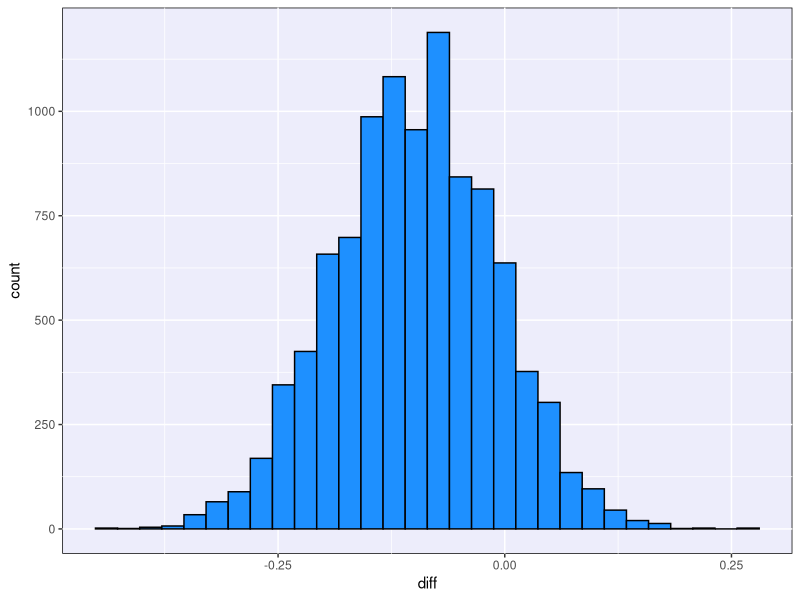
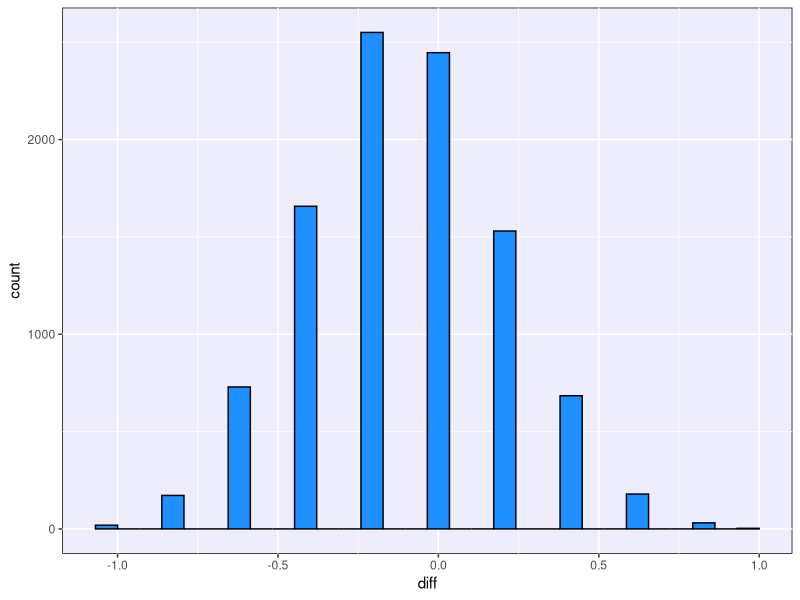
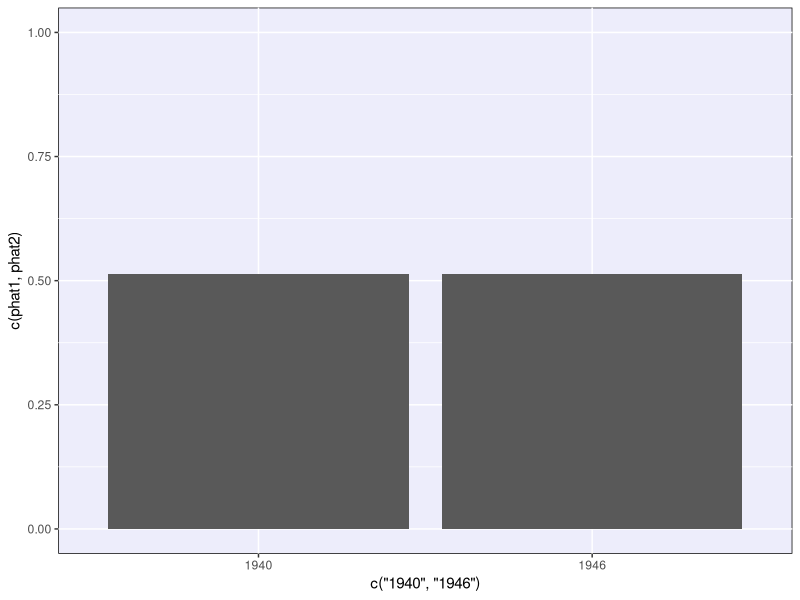
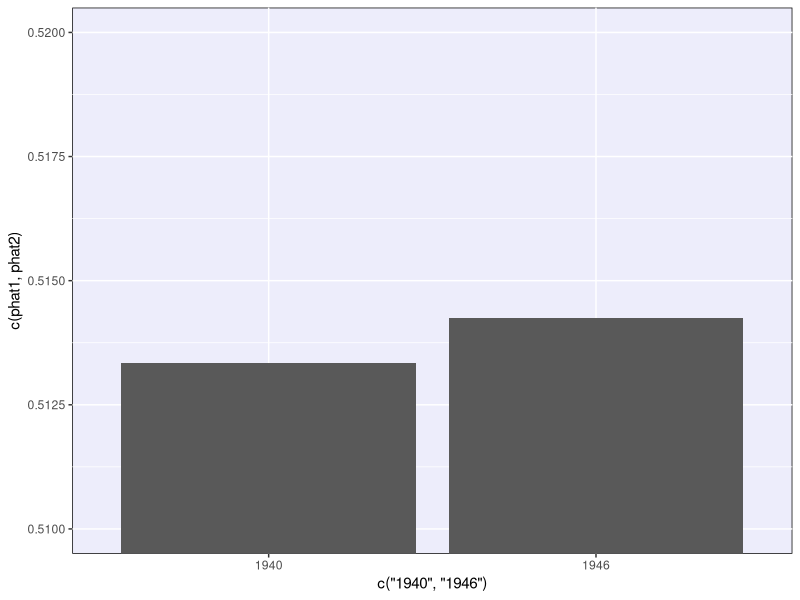
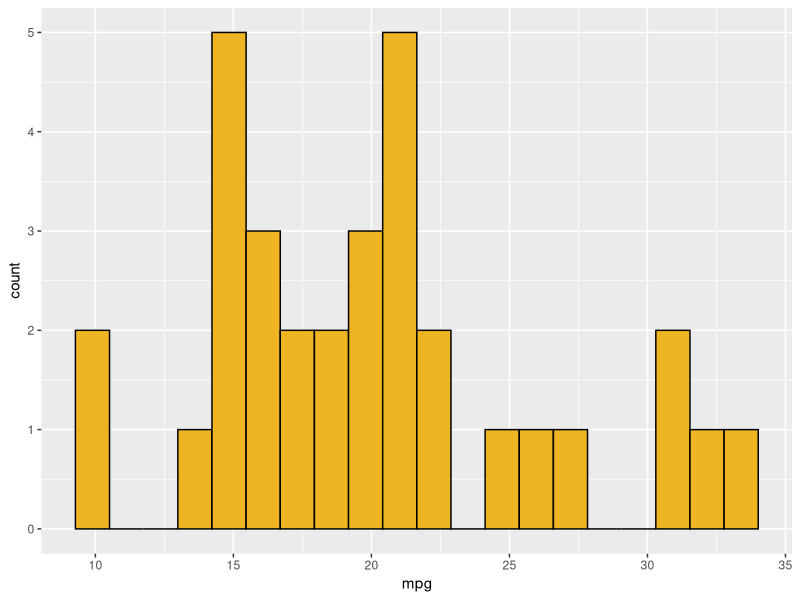
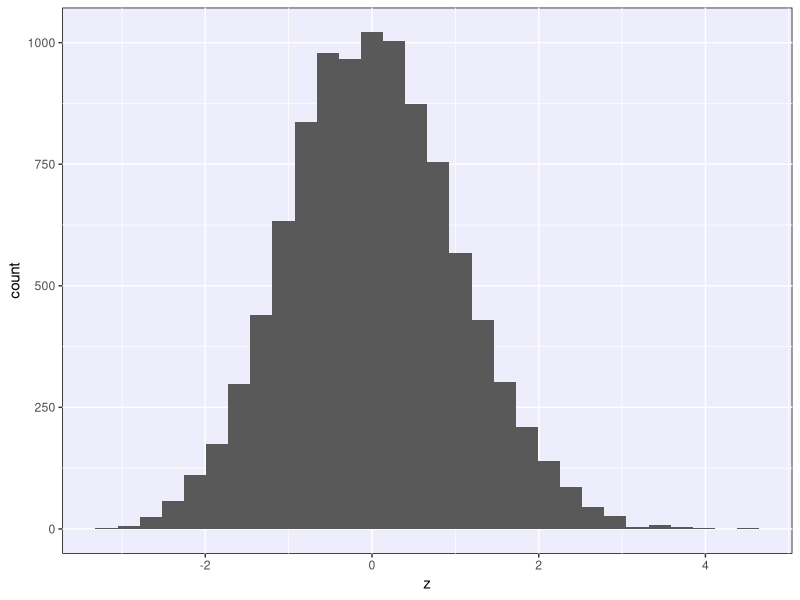

These charts were generated, in order, by the following R code:
## ---- chunk 1
knitr::opts_chunk$set(echo = TRUE, message = FALSE,
                      warning = FALSE, error = TRUE,
                      fig.height = 3)
library(tidyverse)
## ---- chunk 2
old <- theme_get()

theme_set(theme(panel.background = element_rect(fill = "#ededfb")))
## ---- chunk 3
simulations <- tibble(
  phat1 = replicate(10000, mean(sample(0:1, size = 60,
                                  replace = T, prob = c(0.7, 0.3)))),
  phat2 = replicate(10000, mean(sample(0:1, size = 55,
                                  replace = T, prob = c(0.6, 0.4)))),
  diff = phat1 - phat2
)
## ---- chunk 4
simulations %>%
  summarize(mean_diff = mean(diff), sd_diff = sd(diff))

ggplot(simulations, aes(x = diff)) +
  geom_histogram(color = "black", fill = "dodgerblue")
## ---- chunk 5
simulations <- tibble(
  phat1 = replicate(10000, mean(sample(0:1, size = 5,
                                  replace = T, prob = c(0.7, 0.3)))),
  phat2 = replicate(10000, mean(sample(0:1, size = 5,
                                  replace = T, prob = c(0.6, 0.4)))),
  diff = phat1 - phat2
)

simulations %>%
  summarize(mean_diff = mean(diff), sd_diff = sd(diff))

ggplot(simulations, aes(x = diff)) +
  geom_histogram(color = "black", fill = "dodgerblue")
## ---- chunk 6
# Margin of error: half-width of interval
moe <- (-0.0665 + 0.1455) / 2

# Observed proportions and standard error
x1 <- 63; x2 <- 116
n1 <- 500; n2 <- 500

phat1 <- x1/n1; phat2 <- x2/n2

se <- sqrt(phat1*(1-phat1)/n1 + phat2*(1-phat2)/n2)

# Solve for critical value
cv <- moe / se
cv
## ---- chunk 7
pnorm(cv, lower.tail = F)
## ---- chunk 8
original_cv <- qnorm(0.95)

pt_est <- phat1 - phat2

c(pt_est - original_cv*se, pt_est + original_cv*se)
## ---- chunk 9
# Counts of total births and boy births
n1 <- 1211684 + 1148715
x1 <- 1211684
n2 <- 1691220 + 1597452
x2 <- 1691220

phat1 <- x1/n1
phat2 <- x2/n2

ggplot(mapping = aes(x = c("1940", "1946"), y = c(phat1, phat2))) +
  geom_col() +
  coord_cartesian(ylim = c(0, 1))
## ---- chunk 10
ggplot(mapping = aes(x = c("1940", "1946"), y = c(phat1, phat2))) +
  geom_col() +
  coord_cartesian(ylim = c(0.51, 0.52))
## ---- chunk 11
# Counts of total births and boy births
n1 <- 1211684 + 1148715
x1 <- 1211684
n2 <- 1691220 + 1597452
x2 <- 1691220

phat1 <- x1/n1
phat2 <- x2/n2

pt_est <- phat1 - phat2

# Standard error with AC adjustment
se <- sqrt(phat1*(1 - phat1)/n1 + phat2*(1 - phat2)/n2)

# Critical value
cv <- qnorm(0.975)
## ---- chunk 12
# Find upper and lower bounds of interval
c(pt_est - cv*se, pt_est + cv*se)
## ---- chunk 13
# Counts of total births and boy births
n1 <- 1211684 + 1148715
x1 <- 1211684
n2 <- 1691220 + 1597452
x2 <- 1691220

p_hat <- (x1 + x2)/(n1 + n2) # Estimated common proportion

numerator <- (x1/n1) - (x2/n2)  # Observed difference in proportions

denominator <- sqrt(p_hat*(1-p_hat)*(1/n1 + 1/n2))  # SE using common proportion

test_stat <- numerator/denominator
test_stat
## ---- chunk 14
2*pnorm(-2.152)
## ---- chunk 15
theme_set(old)
## ---- chunk 16
ggplot(mtcars, aes(x = mpg)) +
  geom_histogram(fill = "goldenrod2", color = "black", bins = 20)
## ---- chunk 17
old <- theme_get()

theme_set(theme(panel.background = element_rect(fill = "#ededfb")))
## ---- chunk 18
mean(mtcars$mpg)

size <- nrow(mtcars)
sqrt( ((size-1)/size)*var(mtcars$mpg) )
## ---- chunk 19
new_data <- function(data, n) {
  sample_n(data, size = n, replace = TRUE)
}
## ---- chunk 20
z_scores <- tibble(
  xbar = replicate(10000, mean(new_data(mtcars, 10)$mpg)),
  z = (xbar - 20.09) / (5.932/sqrt(10))
)
## ---- chunk 21
ggplot(z_scores, aes(x = z)) +
  geom_histogram()
## ---- chunk 22
quantile(z_scores$z, probs = 0.7)
qnorm(0.7)
